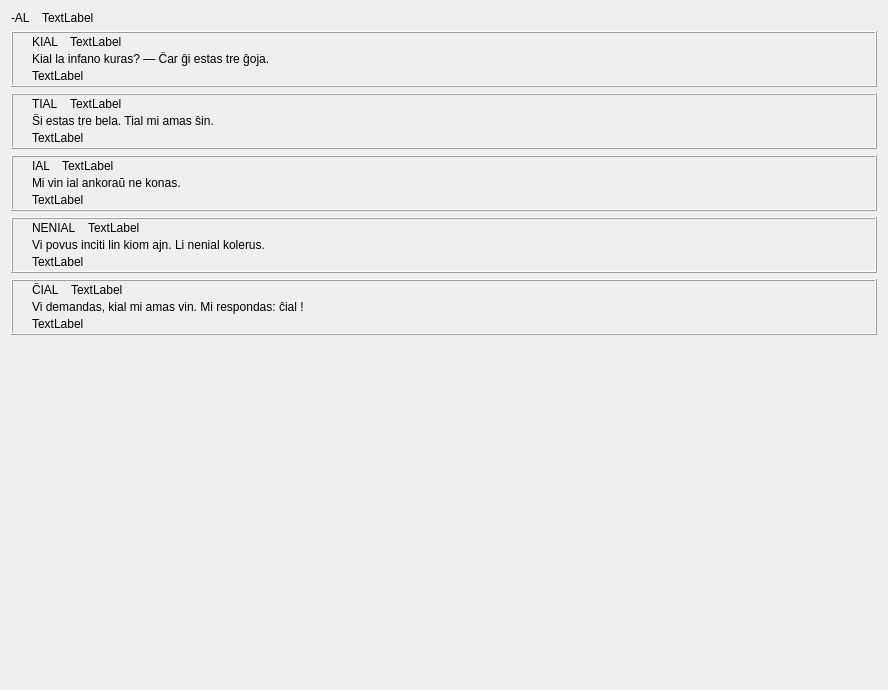
         <widget class="QWidget" name="scrollAreaWidgetContents_3">
          <property name="geometry">
           <rect>
            <x>0</x>
            <y>0</y>
            <width>888</width>
            <height>690</height>
           </rect>
          </property>
          <layout class="QVBoxLayout" name="verticalLayout_20">
           <item>
            <layout class="QHBoxLayout" name="horizontalLayout_65">
             <property name="spacing">
              <number>12</number>
             </property>
             <item>
              <widget class="QLabel" name="pushButton_34">
               <property name="sizePolicy">
                <sizepolicy hsizetype="Preferred" vsizetype="Maximum">
                 <horstretch>0</horstretch>
                 <verstretch>0</verstretch>
                </sizepolicy>
               </property>
               <property name="text">
                <string>-AL</string>
               </property>
               <property name="tipo" stdset="0">
                <string>afikso</string>
               </property>
              </widget>
             </item>
             <item>
              <widget class="QLabel" name="Lec06_Label54">
               <property name="sizePolicy">
                <sizepolicy hsizetype="Expanding" vsizetype="Maximum">
                 <horstretch>0</horstretch>
                 <verstretch>0</verstretch>
                </sizepolicy>
               </property>
               <property name="text">
                <string>TextLabel</string>
               </property>
               <property name="wordWrap">
                <bool>true</bool>
               </property>
              </widget>
             </item>
            </layout>
           </item>
           <item>
            <widget class="QFrame" name="frame_17">
             <property name="frameShape">
              <enum>QFrame::Box</enum>
             </property>
             <property name="frameShadow">
              <enum>QFrame::Raised</enum>
             </property>
             <layout class="QVBoxLayout" name="verticalLayout_47">
              <property name="spacing">
               <number>6</number>
              </property>
              <property name="leftMargin">
               <number>9</number>
              </property>
              <property name="topMargin">
               <number>2</number>
              </property>
              <property name="rightMargin">
               <number>9</number>
              </property>
              <property name="bottomMargin">
               <number>2</number>
              </property>
              <item>
               <layout class="QHBoxLayout" name="horizontalLayout_84">
                <item>
                 <spacer name="horizontalSpacer_17">
                  <property name="orientation">
                   <enum>Qt::Horizontal</enum>
                  </property>
                  <property name="sizeType">
                   <enum>QSizePolicy::Fixed</enum>
                  </property>
                  <property name="sizeHint" stdset="0">
                   <size>
                    <width>10</width>
                    <height>20</height>
                   </size>
                  </property>
                 </spacer>
                </item>
                <item>
                 <layout class="QVBoxLayout" name="verticalLayout_48">
                  <property name="spacing">
                   <number>3</number>
                  </property>
                  <item>
                   <layout class="QHBoxLayout" name="horizontalLayout_85">
                    <property name="spacing">
                     <number>12</number>
                    </property>
                    <item>
                     <widget class="klakbutono_nova" name="Lec06_Button19">
                      <property name="text">
                       <string>KIAL</string>
                      </property>
                     </widget>
                    </item>
                    <item>
                     <widget class="QLabel" name="Lec06_Label49">
                      <property name="sizePolicy">
                       <sizepolicy hsizetype="Expanding" vsizetype="Preferred">
                        <horstretch>0</horstretch>
                        <verstretch>0</verstretch>
                       </sizepolicy>
                      </property>
                      <property name="text">
                       <string>TextLabel</string>
                      </property>
                      <property name="wordWrap">
                       <bool>true</bool>
                      </property>
                     </widget>
                    </item>
                   </layout>
                  </item>
                  <item>
                   <layout class="QVBoxLayout" name="verticalLayout_41">
                    <property name="spacing">
                     <number>3</number>
                    </property>
                    <item>
                     <widget class="klakbutono_nova" name="Lec06_Button20">
                      <property name="text">
                       <string>Kial la infano kuras? — Ĉar ĝi estas tre ĝoja.</string>
                      </property>
                      <property name="wordWrap">
                       <bool>true</bool>
                      </property>
                     </widget>
                    </item>
                    <item>
                     <widget class="QLabel" name="Lec06_Label50">
                      <property name="text">
                       <string>TextLabel</string>
                      </property>
                      <property name="wordWrap">
                       <bool>true</bool>
                      </property>
                      <property name="tipo" stdset="0">
                       <string>suba</string>
                      </property>
                     </widget>
                    </item>
                   </layout>
                  </item>
                 </layout>
                </item>
               </layout>
              </item>
             </layout>
            </widget>
           </item>
           <item>
            <widget class="QFrame" name="frame_16">
             <property name="frameShape">
              <enum>QFrame::Box</enum>
             </property>
             <property name="frameShadow">
              <enum>QFrame::Raised</enum>
             </property>
             <layout class="QVBoxLayout" name="verticalLayout_45">
              <property name="spacing">
               <number>6</number>
              </property>
              <property name="leftMargin">
               <number>9</number>
              </property>
              <property name="topMargin">
               <number>2</number>
              </property>
              <property name="rightMargin">
               <number>9</number>
              </property>
              <property name="bottomMargin">
               <number>2</number>
              </property>
              <item>
               <layout class="QHBoxLayout" name="horizontalLayout_81">
                <item>
                 <spacer name="horizontalSpacer_16">
                  <property name="orientation">
                   <enum>Qt::Horizontal</enum>
                  </property>
                  <property name="sizeType">
                   <enum>QSizePolicy::Fixed</enum>
                  </property>
                  <property name="sizeHint" stdset="0">
                   <size>
                    <width>10</width>
                    <height>20</height>
                   </size>
                  </property>
                 </spacer>
                </item>
                <item>
                 <layout class="QVBoxLayout" name="verticalLayout_46">
                  <property name="spacing">
                   <number>3</number>
                  </property>
                  <item>
                   <layout class="QHBoxLayout" name="horizontalLayout_82">
                    <property name="spacing">
                     <number>12</number>
                    </property>
                    <item>
                     <widget class="klakbutono_nova" name="Lec06_Button21">
                      <property name="text">
                       <string>TIAL</string>
                      </property>
                     </widget>
                    </item>
                    <item>
                     <widget class="QLabel" name="Lec06_Label52">
                      <property name="sizePolicy">
                       <sizepolicy hsizetype="Expanding" vsizetype="Preferred">
                        <horstretch>0</horstretch>
                        <verstretch>0</verstretch>
                       </sizepolicy>
                      </property>
                      <property name="text">
                       <string>TextLabel</string>
                      </property>
                      <property name="wordWrap">
                       <bool>true</bool>
                      </property>
                     </widget>
                    </item>
                   </layout>
                  </item>
                  <item>
                   <layout class="QVBoxLayout" name="verticalLayout_98">
                    <property name="spacing">
                     <number>3</number>
                    </property>
                    <item>
                     <widget class="klakbutono_nova" name="Lec06_Button22">
                      <property name="text">
                       <string>Ŝi estas tre bela. Tial mi amas ŝin.</string>
                      </property>
                      <property name="wordWrap">
                       <bool>true</bool>
                      </property>
                     </widget>
                    </item>
                    <item>
                     <widget class="QLabel" name="Lec06_Label53">
                      <property name="text">
                       <string>TextLabel</string>
                      </property>
                      <property name="wordWrap">
                       <bool>true</bool>
                      </property>
                     </widget>
                    </item>
                   </layout>
                  </item>
                 </layout>
                </item>
               </layout>
              </item>
             </layout>
            </widget>
           </item>
           <item>
            <widget class="QFrame" name="frame_19">
             <property name="frameShape">
              <enum>QFrame::Box</enum>
             </property>
             <property name="frameShadow">
              <enum>QFrame::Raised</enum>
             </property>
             <layout class="QVBoxLayout" name="verticalLayout_51">
              <property name="spacing">
               <number>6</number>
              </property>
              <property name="leftMargin">
               <number>9</number>
              </property>
              <property name="topMargin">
               <number>2</number>
              </property>
              <property name="rightMargin">
               <number>9</number>
              </property>
              <property name="bottomMargin">
               <number>2</number>
              </property>
              <item>
               <layout class="QHBoxLayout" name="horizontalLayout_90">
                <item>
                 <spacer name="horizontalSpacer_19">
                  <property name="orientation">
                   <enum>Qt::Horizontal</enum>
                  </property>
                  <property name="sizeType">
                   <enum>QSizePolicy::Fixed</enum>
                  </property>
                  <property name="sizeHint" stdset="0">
                   <size>
                    <width>10</width>
                    <height>20</height>
                   </size>
                  </property>
                 </spacer>
                </item>
                <item>
                 <layout class="QVBoxLayout" name="verticalLayout_52">
                  <property name="spacing">
                   <number>3</number>
                  </property>
                  <item>
                   <layout class="QHBoxLayout" name="horizontalLayout_91">
                    <property name="spacing">
                     <number>12</number>
                    </property>
                    <item>
                     <widget class="klakbutono_nova" name="Lec06_Button43">
                      <property name="text">
                       <string>IAL</string>
                      </property>
                     </widget>
                    </item>
                    <item>
                     <widget class="QLabel" name="Lec06_Label38">
                      <property name="sizePolicy">
                       <sizepolicy hsizetype="Expanding" vsizetype="Preferred">
                        <horstretch>0</horstretch>
                        <verstretch>0</verstretch>
                       </sizepolicy>
                      </property>
                      <property name="text">
                       <string>TextLabel</string>
                      </property>
                      <property name="wordWrap">
                       <bool>true</bool>
                      </property>
                     </widget>
                    </item>
                   </layout>
                  </item>
                  <item>
                   <layout class="QVBoxLayout" name="verticalLayout_97">
                    <property name="spacing">
                     <number>3</number>
                    </property>
                    <item>
                     <widget class="klakbutono_nova" name="Lec06_Button44">
                      <property name="text">
                       <string>Mi vin ial ankoraŭ ne konas.</string>
                      </property>
                      <property name="wordWrap">
                       <bool>true</bool>
                      </property>
                     </widget>
                    </item>
                    <item>
                     <widget class="QLabel" name="Lec06_Label41">
                      <property name="text">
                       <string>TextLabel</string>
                      </property>
                      <property name="wordWrap">
                       <bool>true</bool>
                      </property>
                     </widget>
                    </item>
                   </layout>
                  </item>
                 </layout>
                </item>
               </layout>
              </item>
             </layout>
            </widget>
           </item>
           <item>
            <widget class="QFrame" name="frame_18">
             <property name="frameShape">
              <enum>QFrame::Box</enum>
             </property>
             <property name="frameShadow">
              <enum>QFrame::Raised</enum>
             </property>
             <layout class="QVBoxLayout" name="verticalLayout_49">
              <property name="spacing">
               <number>6</number>
              </property>
              <property name="leftMargin">
               <number>9</number>
              </property>
              <property name="topMargin">
               <number>2</number>
              </property>
              <property name="rightMargin">
               <number>9</number>
              </property>
              <property name="bottomMargin">
               <number>2</number>
              </property>
              <item>
               <layout class="QHBoxLayout" name="horizontalLayout_87">
                <item>
                 <spacer name="horizontalSpacer_18">
                  <property name="orientation">
                   <enum>Qt::Horizontal</enum>
                  </property>
                  <property name="sizeType">
                   <enum>QSizePolicy::Fixed</enum>
                  </property>
                  <property name="sizeHint" stdset="0">
                   <size>
                    <width>10</width>
                    <height>20</height>
                   </size>
                  </property>
                 </spacer>
                </item>
                <item>
                 <layout class="QVBoxLayout" name="verticalLayout_50">
                  <property name="spacing">
                   <number>3</number>
                  </property>
                  <item>
                   <layout class="QHBoxLayout" name="horizontalLayout_88">
                    <property name="spacing">
                     <number>12</number>
                    </property>
                    <item>
                     <widget class="klakbutono_nova" name="Lec06_Button23">
                      <property name="text">
                       <string>NENIAL</string>
                      </property>
                     </widget>
                    </item>
                    <item>
                     <widget class="QLabel" name="Lec06_Label56">
                      <property name="sizePolicy">
                       <sizepolicy hsizetype="Expanding" vsizetype="Preferred">
                        <horstretch>0</horstretch>
                        <verstretch>0</verstretch>
                       </sizepolicy>
                      </property>
                      <property name="text">
                       <string>TextLabel</string>
                      </property>
                      <property name="wordWrap">
                       <bool>true</bool>
                      </property>
                     </widget>
                    </item>
                   </layout>
                  </item>
                  <item>
                   <layout class="QVBoxLayout" name="verticalLayout_42">
                    <property name="spacing">
                     <number>3</number>
                    </property>
                    <item>
                     <widget class="klakbutono_nova" name="Lec06_Button24">
                      <property name="text">
                       <string>Vi povus inciti lin kiom ajn. Li nenial kolerus.</string>
                      </property>
                      <property name="wordWrap">
                       <bool>true</bool>
                      </property>
                     </widget>
                    </item>
                    <item>
                     <widget class="QLabel" name="Lec06_Label57">
                      <property name="text">
                       <string>TextLabel</string>
                      </property>
                      <property name="wordWrap">
                       <bool>true</bool>
                      </property>
                      <property name="tipo" stdset="0">
                       <string>suba</string>
                      </property>
                     </widget>
                    </item>
                   </layout>
                  </item>
                 </layout>
                </item>
               </layout>
              </item>
             </layout>
            </widget>
           </item>
           <item>
            <widget class="QFrame" name="frame_20">
             <property name="frameShape">
              <enum>QFrame::Box</enum>
             </property>
             <property name="frameShadow">
              <enum>QFrame::Raised</enum>
             </property>
             <layout class="QVBoxLayout" name="verticalLayout_53">
              <property name="spacing">
               <number>6</number>
              </property>
              <property name="leftMargin">
               <number>9</number>
              </property>
              <property name="topMargin">
               <number>2</number>
              </property>
              <property name="rightMargin">
               <number>9</number>
              </property>
              <property name="bottomMargin">
               <number>2</number>
              </property>
              <item>
               <layout class="QHBoxLayout" name="horizontalLayout_93">
                <item>
                 <spacer name="horizontalSpacer_20">
                  <property name="orientation">
                   <enum>Qt::Horizontal</enum>
                  </property>
                  <property name="sizeType">
                   <enum>QSizePolicy::Fixed</enum>
                  </property>
                  <property name="sizeHint" stdset="0">
                   <size>
                    <width>10</width>
                    <height>20</height>
                   </size>
                  </property>
                 </spacer>
                </item>
                <item>
                 <layout class="QVBoxLayout" name="verticalLayout_54">
                  <property name="spacing">
                   <number>3</number>
                  </property>
                  <item>
                   <layout class="QHBoxLayout" name="horizontalLayout_94">
                    <property name="spacing">
                     <number>12</number>
                    </property>
                    <item>
                     <widget class="klakbutono_nova" name="Lec06_Button25">
                      <property name="text">
                       <string>ĈIAL</string>
                      </property>
                     </widget>
                    </item>
                    <item>
                     <widget class="QLabel" name="Lec06_Label55">
                      <property name="sizePolicy">
                       <sizepolicy hsizetype="Expanding" vsizetype="Preferred">
                        <horstretch>0</horstretch>
                        <verstretch>0</verstretch>
                       </sizepolicy>
                      </property>
                      <property name="text">
                       <string>TextLabel</string>
                      </property>
                      <property name="wordWrap">
                       <bool>true</bool>
                      </property>
                     </widget>
                    </item>
                   </layout>
                  </item>
                  <item>
                   <layout class="QVBoxLayout" name="verticalLayout_43">
                    <property name="spacing">
                     <number>3</number>
                    </property>
                    <item>
                     <widget class="klakbutono_nova" name="Lec06_Button26">
                      <property name="text">
                       <string>Vi demandas, kial mi amas vin. Mi respondas: ĉial ! </string>
                      </property>
                      <property name="wordWrap">
                       <bool>true</bool>
                      </property>
                     </widget>
                    </item>
                    <item>
                     <widget class="QLabel" name="Lec06_Label58">
                      <property name="text">
                       <string>TextLabel</string>
                      </property>
                      <property name="wordWrap">
                       <bool>true</bool>
                      </property>
                      <property name="tipo" stdset="0">
                       <string>suba</string>
                      </property>
                     </widget>
                    </item>
                   </layout>
                  </item>
                 </layout>
                </item>
               </layout>
              </item>
             </layout>
            </widget>
           </item>
           <item>
            <spacer name="verticalSpacer_3">
             <property name="orientation">
              <enum>Qt::Vertical</enum>
             </property>
             <property name="sizeHint" stdset="0">
              <size>
               <width>20</width>
               <height>40</height>
              </size>
             </property>
            </spacer>
           </item>
          </layout>
         </widget>
